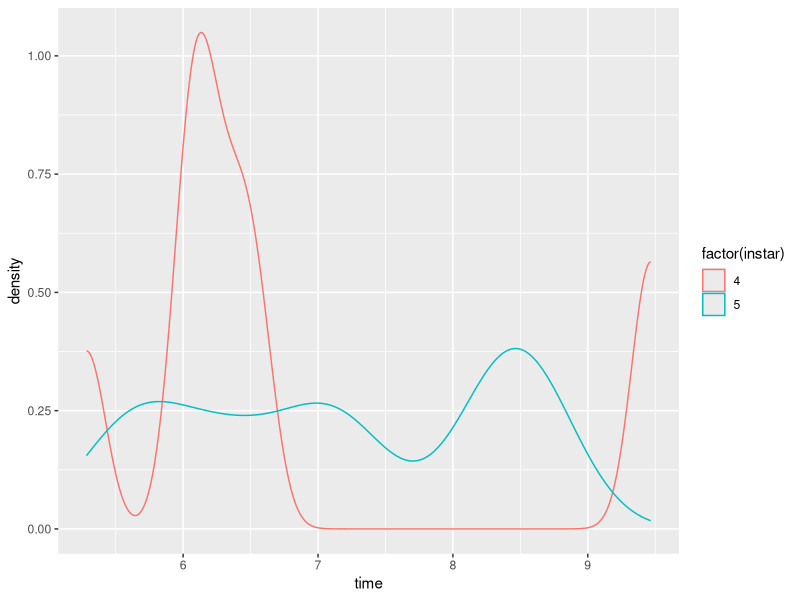

This figure's R source: (Note: this script raises an error after producing the figure.)
## Taylor M. Hatcher
## Analysis of 6 hr and 24hr constant TPCs for P. rapae. Each caterpillar only experienced one temperature for 24 hours. 
library(ggplot2)
library(data.table)
library(dplyr)
library(patchwork)
library(reshape2)
library(viridis)
library(tidyverse)

setwd("~/Desktop/Repos/WARP2024")

#past data 
tpc1 = read.csv("PrapaeW.1999.ConstantTempTPCs.4thinstar.jul2021.xlsx - data.csv")
tpc1$instar=4

tpc2 = read.csv("PrapaeW.1999.ConstantTempTPCs.5thinstar.jul2021.xlsx - data.csv")
names(tpc2)=names(tpc1)
tpc2$instar=5

tpc.p= rbind(tpc1, tpc2)

tpc.p$rgr= (log(tpc.p$fw) - log(tpc.p$Mo))/tpc.p$time
tpc.p$time.per= "past"

tpc.ps= tpc.p[,c("UniID","mom","ID","temp","instar","time","duration","mgain","rgr","time.per")]
#plot
ggplot(tpc.ps[tpc.ps$time>5 & tpc.ps$time<11,], aes(x=time, color=factor(instar), group=factor(instar)))+
  geom_density()
table(tpc.ps$time, tpc.ps$instar)

#recent 2024 TPC data
tpc.c = read.csv("2024PrapaeConstantTPCCombineddata.csv")


# Convert fw to numeric and drop nas
tpc.c$fw <- as.numeric(tpc.c$fw)

tpc.c$rgr= (log(tpc.c$fw) - log(tpc.c$M0))/tpc.c$duration
tpc.c$time.per= "current"

tpc.c$mom= tpc.c$Female
tpc.c$ID= tpc.c$Individual
tpc.c$UniID= paste(tpc.c$temp, tpc.c$mom, tpc.c$ID, sep=".")
#Calculate mass gained in each time treatment
tpc.c$mgain= tpc.c$fw - tpc.c$M0

#combine historic and current
tpc.cs= tpc.c[,c("UniID","mom","ID","temp","instar","time","duration","mgain","rgr","time.per")]


tpc= rbind(tpc.cs, tpc.ps)


######Plot

##Set up durations of 6hr and 24hr

tpc$dur=NA
tpc$time= as.numeric(tpc$time)
tpc[tpc$time>5 & tpc$time<11 & tpc$time.per=="past","dur"]=6
tpc[tpc$time>20 & tpc$time<26 & tpc$time.per=="past","dur"]=24
tpc[tpc$time.per=="current","dur"]= tpc[tpc$time.per=="current","duration"]

tpc.plot = ggplot(tpc[tpc$dur %in% c(6,24),], aes(x=temp, y=rgr, color=time.per)) +
  geom_point(alpha=0.5) +
  facet_grid(dur ~ instar) +
  theme_bw() +
  xlab("Temperature (C)") +
  ylab("RGR (mg/mg/h)") +
  ggtitle("2024") +
  ylim(-0.02, 0.14)
# Aggregate mean values with corrected standard error calculation
    tpc.agg <- tpc %>%
      group_by(temp, time.per, dur, instar) %>%
      dplyr::summarise(
        mean = mean(rgr, na.rm = TRUE),
        se = sd(rgr, na.rm = TRUE) / sqrt(n())
      )
    tpc$time.per <- factor(tpc$time.per, levels = c("past", "current"))
    
    #plot with error bars
    tpc.plot <- ggplot(tpc.agg[tpc.agg$dur %in% c(6, 24), ],aes(x = temp, y = mean, color = time.per, group = time.per)) +
      geom_point(alpha = 0.7, size = 2) + # Points for mean values
      geom_errorbar(aes(ymin = mean - se, ymax = mean +se), width = 0.3, alpha = 0.6) + # Error bars
      facet_grid(dur ~ instar) + #Facets for duration and instar
      theme_bw() +
      xlab("Temperature(°C)") +
      ylab("RGR (mg/mg/hr)") +
      ggtitle("Past vs. Present Constant TPC")
    ylim(-0.02, 0.14)
    
    
    
    # Fit a linear model and calculate predictions for each group
    tpc.fit <- tpc.valid %>%
      group_by(time.per, dur, instar) %>%
      do({
        model <- lm(mean ~ temp, data = .)
        data.frame(
          temp = seq(min(.$temp, na.rm = TRUE), max(.$temp, na.rm = TRUE), length.out = 100),  # Generate temperature sequence
          mean = predict(model, newdata = data.frame(temp = seq(min(.$temp, na.rm = TRUE), max(.$temp, na.rm = TRUE), length.out = 100))),
          time.per = unique(.$time.per),
          dur = unique(.$dur),
          instar = unique(.$instar)
        )
      })
    
    
    
    # Print the plot
    print(tpc.plot)
    
setwd('/Volumes/GoogleDrive/Shared drives/TrEnCh/Projects/WARP/Analyses/figures/')
pdf("2024TRNfeeding_constant.pdf",height = 8, width = 8)
# Display the final plot
print(tpc.plot)
